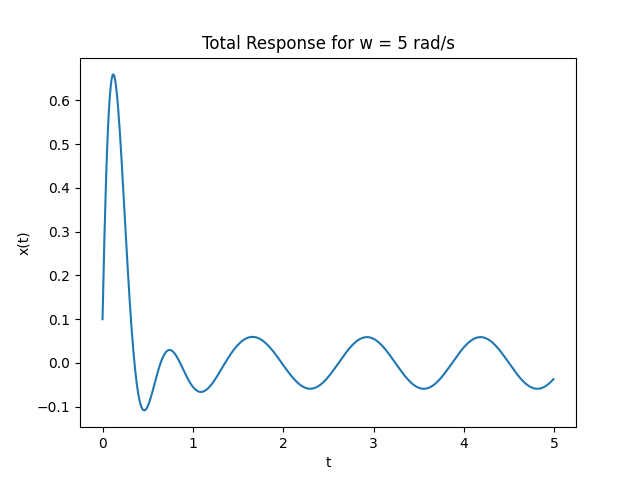

Write the Python code that produced this figure.
import numpy as np
import math

t = np.arange(0, 5, 0.01)

X = []
for i in t:
    value = math.exp(-4*i)*(0.128*math.cos(9.16*i) + 1.12*math.sin(9.16*i)) + 0.052*math.sin(5*i) - 0.028*math.cos(5*i)
    X.append(value)
    
import matplotlib.pyplot as plt
plt.plot(t, X)
plt.title("Total Response for w = 5 rad/s")
plt.xlabel("t")
plt.ylabel("x(t)")
plt.savefig("TR_Q2_W5")
plt.show()
